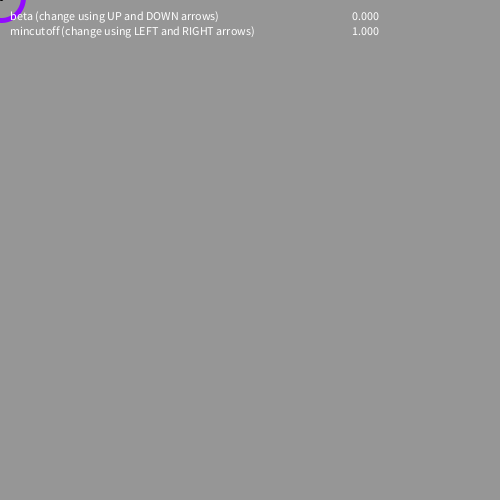
Frame 1 (no input)
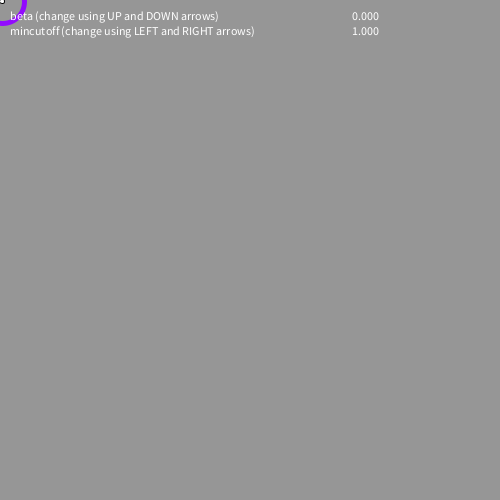
Frame 60 (the mouse pressed at the canvas centre just before this capture)
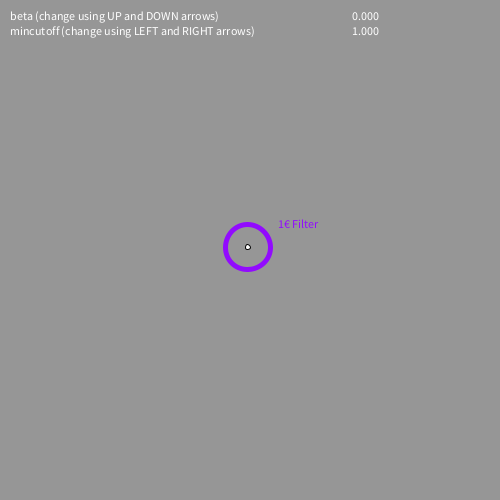
Frame 120 (the mouse held since frame 60 and released just before this capture)

The Processing sketch that drew these frames (run headless with seeded random() and noise(); from frame 60 on, the mouse is pressed at the canvas centre):

// Processing sketch: oneEuroFilter
// ── oneEuroFilter.pde
// NOT FUNCTIONNAL

// Implementation of the 1€ filter [Casiez 2012] for the Processing environment
// http://www.lifl.fr/~casiez/publications/CHI2012-casiez.pdf

// Try the online version by Jonathan Aceituno: http://oin.name/1eurofilter/

//Processing version by Stefan Ivanov
//RWTH-Aachen University
//i10 - Media Computing Group
//stefan.ivanov@rwth-aachen.de

// Tweaked by Raphaël de Courville 
// for Graffiti Research Lab Germany 
// (July 2013)
// Twitter: @sableRaph, @GRLGermany

//The following code is used to filter two data flows.
//It is based on the c++ code here: http://www.lifl.fr/~casiez/1euro/OneEuroFilter.cc
//In my implementation I use the filter for two continuosly read sets of values
//representing X coordinate and Y coordinate of a point coming on the serial port 
//from an Arduino Duelmilanove board.
//Due to the fact that processing is not object-oriented there is a large number of
//variables declared. Methods also duplicate each other for X and Y values but
//since they work on different variables they have a slight difference in the name.
//I use the following naming convention for methods and variables: all that is prefixed
//with x or dx refers to the set of X coordinates that I filter and all that is
//prefixed with y or dy refers to the set of Y coordinates that I filter. Additionally
//all methods, containing LPF as second prefix are part of the low-pass filtering and
//all methods, containing OEF as second prefix are part of the one euro filtering itself

//This filter worked significantly better than the implementation of Kalman filter
//that I was using before and the code executes much faster

// DO NOT USE


//parameters of the filter
float freq, mincutoff, beta, dcutoff;

//vars used in the low-pass filtering of the incoming X coordinate
float xLPFy;
float xLPFa;
float xLPFs;
boolean xLPFinitialized;
float dxLPFy;
float dxLPFa;
float dxLPFs;
boolean dxLPFinitialized;

//vars used in the low-pass filtering of the incoming Y coordinate
float yLPFy;
float yLPFa;
float yLPFs;
boolean yLPFinitialized;
float dyLPFy;
float dyLPFa;
float dyLPFs;
boolean dyLPFinitialized;

//vars used for the 1 euro filter parameters for the X coordinate
float xOEFfreq;
float xOEFmincutoff;
float xOEFbeta;
float xOEFdcutoff;
float xOEFoldTime = 0.0;
float xOEFnewTime = 0.0;

//vars used for the 1 euro filter parameters for the Y coordinate
float yOEFfreq;
float yOEFmincutoff;
float yOEFbeta;
float yOEFdcutoff;
float yOEFoldTime = 0.0;
float yOEFnewTime = 0.0;

void setup() 
{
  size(500,500);
  
  // “if high speed lag is a problem, increase β [beta]; 
  // if slow speed jitter is a problem, decrease fcmin [mincutoff].”
  freq      = 120.0; // Hz
  mincutoff = 1.0;   // Minimum cutoff (intercept)
  beta      = 0.0;   // Cutoff slope
  dcutoff   = 1.0;   // Cutoff for derivative
  
  //set up the parameters of the 1 euro filter
  xOneEuroFilter( freq, mincutoff, beta, dcutoff );
  yOneEuroFilter( freq, mincutoff, beta, dcutoff );
  
  frameRate(60);
  
}  


    
//low-pass filtering methods
void xLPFsetAlfa(float alfa)
{
  if (alfa < 0.0) {
    xLPFa = 0.0;
  }    

    
  else if (alfa > 1.0) {
    xLPFa = 1.0;
  }    

    
  else {
    xLPFa = alfa;
  }    

    
}    

    

void yLPFsetAlfa(float alfa)
{
  if (alfa < 0.0) {
    yLPFa = 0.0;
  }    

 
  else if (alfa > 1.0) {
    yLPFa = 1.0;
  }    

    
  else {
    yLPFa = alfa;
  }    

    
}    

    
void dxLPFsetAlfa(float alfa)
{
  if (alfa < 0.0) {
    dxLPFa = 0.0;
  }    

    
  else if (alfa > 1.0) {
    dxLPFa = 1.0;
  }    

    
  else {
    dxLPFa = alfa;
  }    

    
}    

    
void dyLPFsetAlfa(float alfa)
{
  if (alfa < 0.0) {
    dyLPFa = 0.0;
  }    

    
  else if (alfa > 1.0) {
    dyLPFa = 1.0;
  }    

    
  else {
    dyLPFa = alfa;
  }    

    
}    

    
void xLowPassFilter(float alfa, float initval)
{
  xLPFy = initval;
  xLPFs = initval;
  xLPFsetAlfa(alfa);
  xLPFinitialized = false;
}    

    
void yLowPassFilter(float alfa, float initval)
{
  yLPFy = initval;
  yLPFs = initval;
  yLPFsetAlfa(alfa);
  yLPFinitialized = false;
}    

    
void dxLowPassFilter(float alfa, float initval)
{
  dxLPFy = initval;
  dxLPFs = initval;
  dxLPFsetAlfa(alfa);
  dxLPFinitialized = false;
}    

    
void dyLowPassFilter(float alfa, float initval)
{
  dyLPFy = initval;
  dyLPFs = initval;
  dyLPFsetAlfa(alfa);
  dyLPFinitialized = false;
}    

    
float xLPFfilter(float value)
{
  float result;
  if (xLPFinitialized) {
    result = xLPFa * value + (1.0 - xLPFa) * xLPFs;
  }    

     
  else {
    result = value;
    xLPFinitialized = true;
  }    

    
  xLPFy = value;
  xLPFs = result;
  return result;
}    

    
float yLPFfilter(float value) {
  float result;
  if (yLPFinitialized) {
    result = yLPFa * value + (1.0 - yLPFa) * yLPFs;
  }    

     
  else {
    result = value;
    yLPFinitialized = true;
  }    

    
  yLPFy = value;
  yLPFs = result;
  return result;
}    

    
float dxLPFfilter(float value)
{
  float result;
  if (dxLPFinitialized) {
    result = dxLPFa * value + (1.0 - dxLPFa) * dxLPFs;
  }    

     
  else {
    result = value;
    dxLPFinitialized = true;
  }    

    
  dxLPFy = value;
  dxLPFs = result;
  return result;
}    

    
float dyLPFfilter(float value)
{
  float result;
  if (dyLPFinitialized) {
    result = dyLPFa * value + (1.0 - dyLPFa) * dyLPFs;
  }    

     
  else {
    result = value;
    dyLPFinitialized = true;
  }    

    
  dyLPFy = value;
  dyLPFs = result;
  return result;
}    

    
float xLPFfilterWithAlfa(float value, float alfa) {
  xLPFsetAlfa(alfa);
  return xLPFfilter(value);
}    

    
float yLPFfilterWithAlfa(float value, float alfa)
{
  yLPFsetAlfa(alfa);
  return yLPFfilter(value);
}    

    
float dxLPFfilterWithAlfa(float value, float alfa)
{
  dxLPFsetAlfa(alfa);
  return dxLPFfilter(value);
}    

    
float dyLPFfilterWithAlfa(float value, float alfa)
{
  dyLPFsetAlfa(alfa);
  return dyLPFfilter(value);
}    

    
//one euro filtering methods
float xOEFalfa(float cutoff, float frequency)
{
  float te = 1.0/frequency;
  float tau = 1.0/(2*PI*cutoff);
  return 1.0/(1.0+tau/te);
}    

    
float yOEFalfa(float cutoff, float frequency)
{
  float te = 1.0/frequency;
  float tau = 1.0/(2*PI*cutoff);
  return 1.0/(1.0+tau/te);
}    

    
void xOneEuroFilter(float freq, float mincutoff, float beta, float dcutoff) {
  xOEFfreq = freq;
  xOEFmincutoff = mincutoff;
  xOEFbeta = beta;
  xOEFdcutoff = dcutoff;
  xLowPassFilter(xOEFalfa(mincutoff, xOEFfreq), 0.0);
  dxLowPassFilter(xOEFalfa(dcutoff, xOEFfreq), 0.0);
}    

    
void yOneEuroFilter(float freq, float mincutoff, float beta, float dcutoff)
{
  yOEFfreq = freq;
  yOEFmincutoff = mincutoff;
  yOEFbeta = beta;
  yOEFdcutoff = dcutoff;
  yLowPassFilter(yOEFalfa(mincutoff, yOEFfreq), 0.0);
  dyLowPassFilter(yOEFalfa(dcutoff, yOEFfreq), 0.0);
}    

    
float xOEFfilter(float value)
{
  xOEFoldTime = xOEFnewTime;
  xOEFnewTime = millis();
  xOEFfreq = 1.0 / ((xOEFnewTime - xOEFoldTime) * 1000);
  float dvalue;
  if (xLPFinitialized) {
    dvalue = (value - xLPFy) * xOEFfreq;
  }    

    
  else {
    dvalue = 0.0;
  }    

    
  float edvalue = dxLPFfilterWithAlfa(dvalue, xOEFalfa(xOEFdcutoff, xOEFfreq));
  float cutoff = xOEFmincutoff + xOEFbeta * abs(edvalue);
  return xLPFfilterWithAlfa(value, xOEFalfa(cutoff, xOEFfreq));
}    

    
float yOEFfilter(float value)
{
  yOEFoldTime = yOEFnewTime;
  yOEFnewTime = millis();
  yOEFfreq = 1.0 / ((yOEFnewTime - yOEFoldTime) * 1000);
  float dvalue;
  if (yLPFinitialized) {
    dvalue = (value - yLPFy) * yOEFfreq;
  }    

    
  else {
    dvalue = 0.0;
  }    

    
  float edvalue = dyLPFfilterWithAlfa(dvalue, yOEFalfa(yOEFdcutoff, yOEFfreq));
  float cutoff = yOEFmincutoff + yOEFbeta * abs(edvalue);
  return yLPFfilterWithAlfa(value, yOEFalfa(cutoff, yOEFfreq));
}    





void draw()
{
  
  background(150);
  
  noFill();
  strokeWeight(5);
  
  // draw ellipse at actual position
  //stroke(100, 100, 100);
  //ellipse(mouseX, mouseY, 10, 10);
  
  float noiseX = mouseX + random(-5,+5);
  float noiseY = mouseY + random(-5,+5);
  
  PVector noisePos = new PVector(noiseX, noiseY);
  
  println("");
  println("noisePos    = " + noisePos);
  
  // Draw a small ellipse at noisy position
  pushStyle();
  pushMatrix();
  stroke(0);
  strokeWeight(1);
  fill(255);
  translate(noiseX,noiseY);
  ellipse(0, 0, 5, 5);
  popMatrix();
  popStyle();
  
  //perform the 1 euro filtering (unit values)
  float filteredX = xOEFfilter( noiseX );
  float filteredY = yOEFfilter( noiseY );
  PVector filteredPos = new PVector( filteredX, filteredY );
  
  println( "filteredPos = " + filteredPos );
  
  // Draw PURPLE ellipse at filtered position
  pushStyle();
  pushMatrix();
  translate(filteredPos.x, filteredPos.y);
  stroke(146, 11, 254); // Purple
  ellipse(0, 0, 45, 45);
  fill(146, 11, 254);
  text("1€ Filter", 30, -20);
  popMatrix();
  popStyle();
  
  
  // Display tweakable parameters
  fill(255);
  
  text( "beta (change using UP and DOWN arrows)      ", 10, 20 );
  text( beta,           350, 20 );
  
  text( "mincutoff (change using LEFT and RIGHT arrows)  ", 10, 35 );
  text( mincutoff,      350, 35 );
  
  
}

void keyPressed() {
  if (key == CODED) {
    if (keyCode == UP) {
      beta += 0.001;
    } else if (keyCode == DOWN) {
      beta -= 0.001;
    } 
    else if (keyCode == LEFT) {
      mincutoff -= 1.0;
    } else if (keyCode == RIGHT) {
      mincutoff += 1.0;
    } 
  }
}



    
